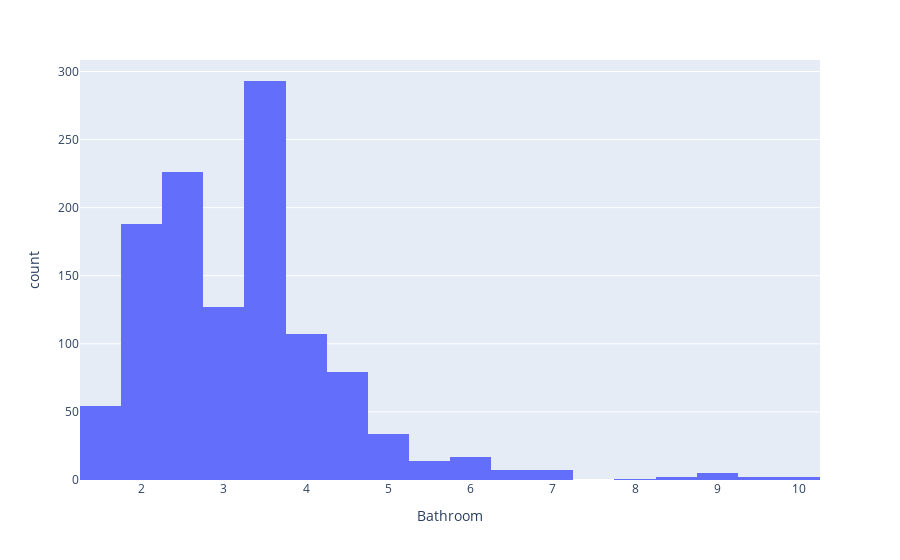

Notebook code cell kept with this figure:
### Markdown cell above
Most of them have 2.5 or 3.5 baths

### Code cell
fig = px.histogram(merged_rentals, x="Bathroom")
fig.show()

### Figure 1 — Plotly figure (JSON) as saved in the notebook; plotly's stock layout.template omitted (floating-point values rounded to 4 significant figures; data arrays with more than 128 entries replaced by an {"elided": "..."} marker saying what was removed)
{"data": [{"alignmentgroup": "True", "bingroup": "x", "hovertemplate": "Bathroom=%{x}<br>count=%{y}<extra></extra>", "legendgroup": "", "marker": {"color": "#636efa", "pattern": {"shape": ""}}, "name": "", "offsetgroup": "", "orientation": "v", "showlegend": false, "type": "histogram", "x": {"elided": "1244 float values"}, "xaxis": "x", "yaxis": "y"}], "layout": {"barmode": "relative", "legend": {"tracegroupgap": 0}, "margin": {"t": 60}, "xaxis": {"anchor": "y", "domain": [0, 1], "title": {"text": "Bathroom"}}, "yaxis": {"anchor": "x", "domain": [0, 1], "title": {"text": "count"}}}}
